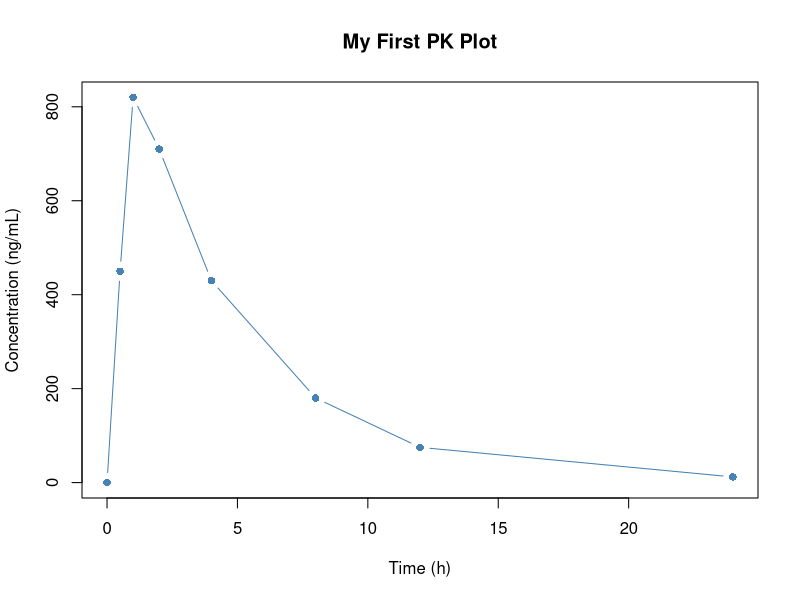
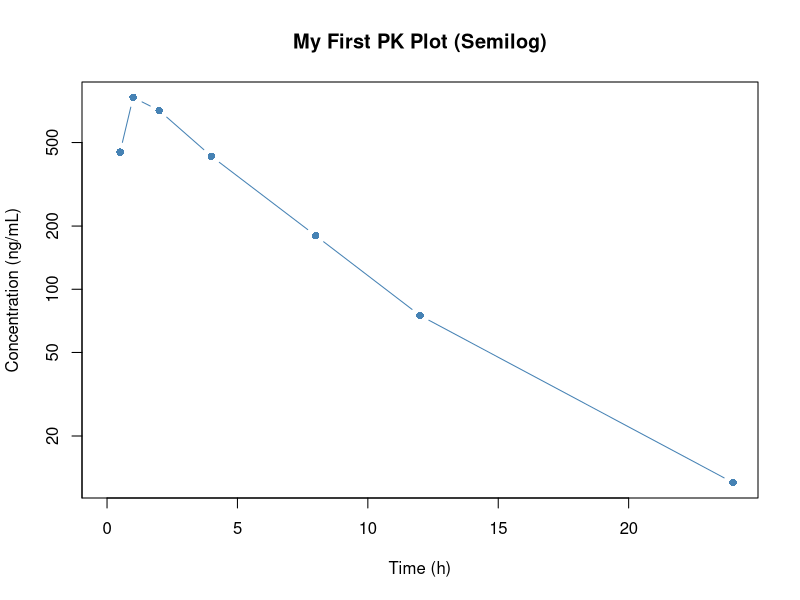

The R source for these figures, in order:
# ── Module 01: First script ──────────────────────────────────────────────────
# Purpose: Verify R is working, learn basic syntax, preview PK concepts in R
# Author:  Dylan Glatt
# Date:    2026-05-06

# ── 1. Basic arithmetic ───────────────────────────────────────────────────────

2+2
100/4
2^10 #exponentiation; good for log-linear analysis
sqrt(100)

# ── 2. Variables ──────────────────────────────────────────────────────────────

dose_mg <- 100 #dose in mg
volume_L <- 50
cmax_ng_mL <- (dose_mg*100)/volume_L
cmax_ng_mL

# 3 -- 3. Vectors - the core data structure

time_h <- c(0,0.5,1,2,4,8,12,24)
conc_ng_mL<-c(0,450,820,710,430,180,75,12)

# How many observations?
length(time_h) #reports the number of time points

# Summary Stats
mean(conc_ng_mL)
median(conc_ng_mL)
max(conc_ng_mL)
min(conc_ng_mL)

# 4 Your first PK dataframe

pk_data <-  data.frame(
  time_h = time_h,
  conc_ng_mL = conc_ng_mL
)  

pk_data #print the data frame

str(pk_data) #inspect STRUCTURE of the dataframe

# ── 5. Your first plot ────────────────────────────────────────────────────────
# Base R plot — we'll replace this with ggplot2 in Module 05
# but it's useful to know base R plots exist

plot(pk_data$time_h, pk_data$conc_ng_mL,
     type = "b",
     xlab = "Time (h)",
     ylab = "Concentration (ng/mL)",
     main = "My First PK Plot",
     pch = 16, #filled circle
     col = "steelblue"
     )
# ── 6. Log-linear scale — this is how PK data usually looks ──────────────────

plot(pk_data$time_h, pk_data$conc_ng_mL,
     type = "b",
     xlab = "Time (h)",
     ylab = "Concentration (ng/mL)",
     main = "My First PK Plot (Semilog)",
     pch = 16,
     col = "steelblue",
     log = "y") #log transforms the data
